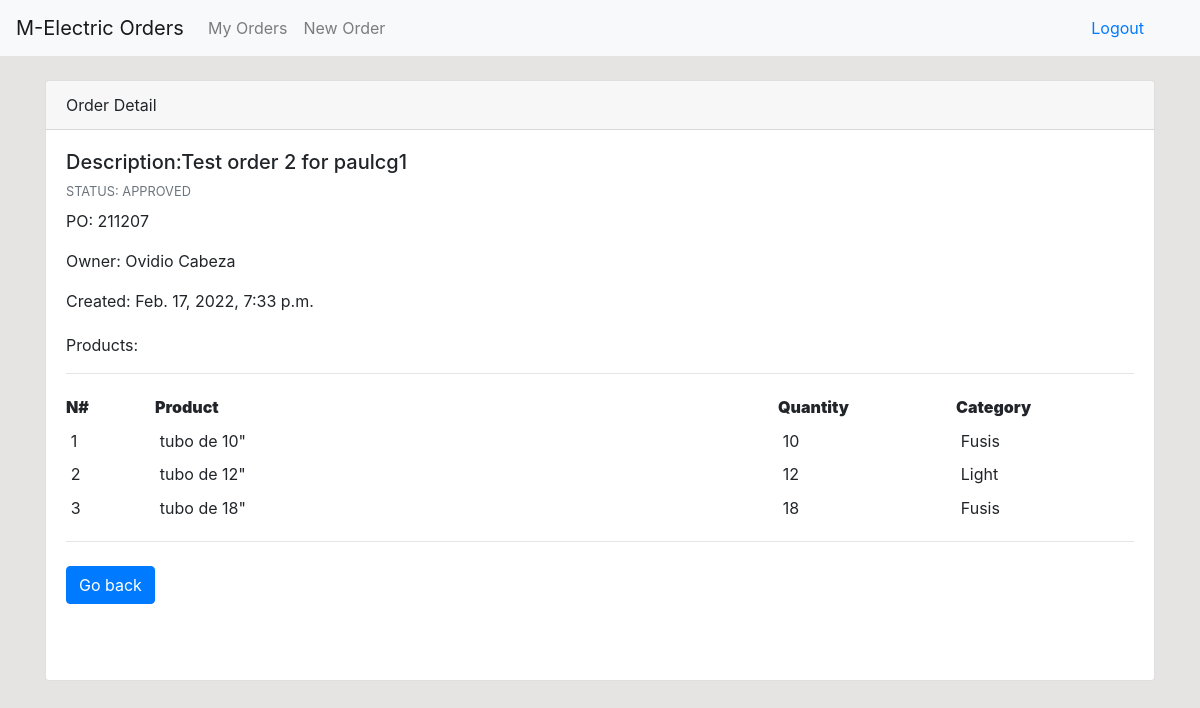
Page /order-detail/60 (signed in) on the committed database.
### dashboard/models.py (models this page shows, shortened)
class Order(models.Model):
	description = models.CharField('Order Description', max_length=100)
	status = models.CharField('Status', max_length=50, choices=STATUS)
	po = models.ForeignKey(Po, blank=True, null=True, on_delete=models.CASCADE)
	user = models.ForeignKey(User, blank=True, null=True, on_delete=models.CASCADE)
	products = models.ManyToManyField(Product, blank=True, through='ThroughModel')
	created = models.DateTimeField(auto_now_add=True)
	approval_date = models.DateTimeField('Approval Date', blank=True, null=True)

class Po(models.Model):
	po_number = models.PositiveIntegerField(null=True, default=0)
	status = models.CharField('Status', max_length=50, default='Active', null=True, blank=True)
	created = models.DateTimeField(auto_now_add=True)

class ThroughModel(models.Model):
	product = models.ForeignKey(Product, on_delete=models.CASCADE)
	order = models.ForeignKey(Order, on_delete=models.CASCADE)
	quantity = models.PositiveIntegerField(null=True, default=0)

class Product(models.Model):
	product_name = models.CharField('Product Name', max_length=100)
	category = models.ForeignKey(Category, blank=True, null=True, on_delete=models.CASCADE)
	def __str__(self):
		return self.product_name

class Category(models.Model):
	category_name = models.CharField('Category', max_length=50)
	def __str__(self):
		return self.category_name

### dashboard/views.py (the view)
# urls.py: path('order-detail/<int:id>', views.order_detail, name='order-detail'),
@login_required
def order_detail(request, id):
    order = Order.objects.get(pk=id)
    products = ThroughModel.objects.filter(order=order.id)
    context = {
        'order': order,
        'products': products,
    }
    return render(request, "dashboard/order_detail.html", context)

### templates/dashboard/order_detail.html (shortened to what this page needs)
{% extends 'partials/base.html' %}
{% load crispy_forms_tags %}
{% block content %}
<div class="container">
    <div class="row mt-4">
        <div class="col">
            <div class="card">
                <div class="card-header">
                    Order Detail
                </div>
                <div class="card-body">
                    <section class="mb-5">
                        <div class="row">
                            <div class="col-md-12">
                                <h5>Description:{{order.description}}</h5>
                                <p class="mb-2 text-muted text-uppercase small">Status: {{order.status}}</p>
                                <p><span class="mr-1">PO: {{order.po.po_number}} </span></p>
                                <p><span class="mr-1">Owner: {{order.user.first_name}} {{order.user.last_name}} </span></p>
                                <p><span class="mr-1">Created: {{order.created}} </span></p>
                                <p class="pt-1">Products:</p>
                                <hr>
                                    <div class="table-responsive">
                                        <table class="table table-sm table-borderless mb-0">
                                            <tbody>
                                                <tr>
                                                    <th class="pl-0 col-1" scope="row"><strong>N#</strong></th>
                                                    <th class="pl-0 col-7" scope="row"><strong>Product</strong></th>
                                                    <th class="pl-0 col-2" scope="row"><strong>Quantity</strong></th>
                                                    <th class="pl-0 col-2" scope="row"><strong>Category</strong></th>
                                                </tr>
                                                {% for product in products %}
                                                <tr>
                                                    <td>{{forloop.counter}}</td>
                                                    <td>{{ product.product }}</td>
                                                    <td>{{ product.quantity }}</td>
                                                    <td>{{ product.product.category }}</td>
                                                </tr>
                                                {% endfor %}
                                            </tbody>
                                        </table>
                                    </div>
                                    <hr>
                                    {% if user.is_authenticated and user.is_staff %}
                                    <a href="{% url 'all-orders' %}" type="button" class="btn btn-primary btn-md mr-1 mb-2">Go back</a>
                                    {% else %}
                                    <a href="{% url 'index' %}" type="button" class="btn btn-primary btn-md mr-1 mb-2">Go back</a>
                                    {% endif %}
                                    </div>
                                </div>
                            </section>
                        </div>
                    </div>
                </div>
            </div>
        </div>
        {% endblock %}

### static/style.css (style rules this page uses)
body { background: rgb(230, 227, 227); }

### rows in the picture
Order: description "Test order 2 for paulcg1", status "APPROVED", po.po_number "211207", user.first_name "Ovidio", user.last_name "Cabeza", created "Feb. 17, 2022, 7:33 p.m."
ThroughModel: product "tubo de 10\"", quantity "10", product.category "Fusis"
ThroughModel: product "tubo de 12\"", quantity "12", product.category "Light"
ThroughModel: product "tubo de 18\"", quantity "18", product.category "Fusis"
